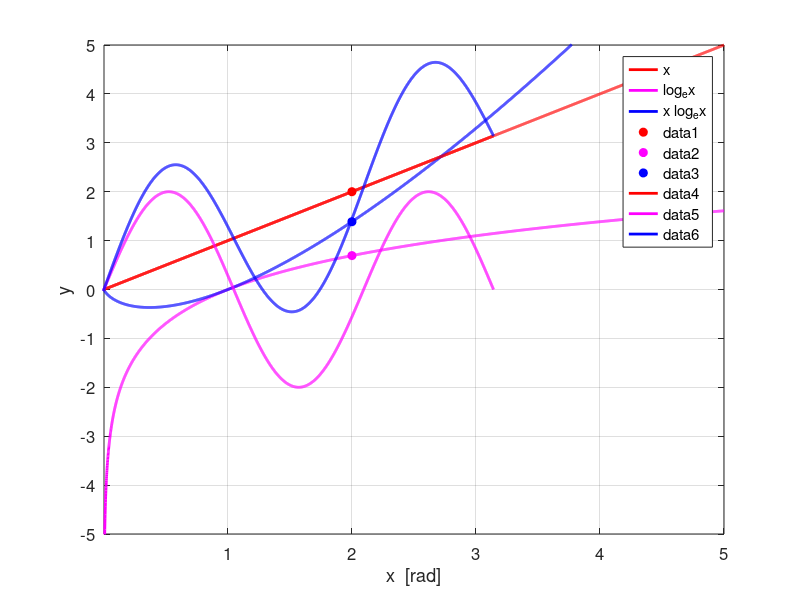

Write MATLAB code to recreate this figure. (Note: this script raises an error after producing the figure.)
% math_4u_03.m


%%
clear all
close all
clc

xMin = 0.001;
xMax= 5;
yMin = -5;
yMax = 5;
N = 5500;

x = linspace(xMin,xMax,N);
y1 = x;
y2 = log(x);
y = y1 .* y2;
figure(1)
   fs = 12; LW = 2;
   set(gcf,'units','normalized','position',[0.1 0.1 0.25 0.4]);
   set(gca,'fontsize',fs);
   
   col = 'b';
   tx = 'x';  ty = 'y'; 
   
   xP = x;   yP = y1; col = 'r';
   plot(xP,yP,col,'lineWidth',LW);
   hold on
   
   yP = y2; col = 'm';
   plot(xP,yP,col,'lineWidth',LW);
     
   yP = y; col = 'b';
   plot(xP,yP,col, 'lineWidth',LW);
   
   xlabel(tx); ylabel(ty);
   
   grid on; box on;
  % axis equal
   set(gca,'yTick',yMin:1:yMax);
   set(gca,'xLim',[xMin xMax]);
   set(gca,'yLim',[yMin yMax]);
   legend('x','log_ex','x log_ex');
   
   col = 'r';
   plot(2,2,'o','MarkerFaceColor',col,'MarkerEdgeColor',col);
   col = 'm';
   plot(2,log(2),'o','MarkerFaceColor',col,'MarkerEdgeColor',col);
   col = 'b';
   plot(2,2*log(2),'o','MarkerFaceColor',col,'MarkerEdgeColor',col);
   
       
  %%   y = x + 2sin(3x)
clear all
close all
clc

xMin = -pi;
xMax= pi;
yMin = -5;
yMax = 5;
N = 5500;

x = linspace(xMin,xMax,N);
y1 = x;
y2 = 2.*sin(3*x);
y = y1 + y2;
figure(1)
   fs = 12; LW = 2;
   set(gcf,'units','normalized','position',[0.1 0.1 0.35 0.35]);
   set(gca,'fontsize',fs);
   
   col = 'b';
   tx = 'x  [rad]';  ty = 'y'; 
   
   xP = x;   yP = y1; col = 'r';
   plot(xP,yP,col,'lineWidth',LW);
   hold on
   
   yP = y2; col = 'm';
   plot(xP,yP,col,'lineWidth',LW);
     
   yP = y; col = 'b';
   plot(xP,yP,col, 'lineWidth',LW);
   
   xlabel(tx); ylabel(ty);
   
   grid on; box on;
  % axis equal
 ax = gca;
  set(gca,'yTick',yMin:1:yMax);
  %set(gca,'xLim',[xMini xMax]);
 % set(gca,'xTick',[xMin/pi :1/6:xMax/pi]);
 
 ax.XTick = [-6*pi/6,-5*pi/6,-4*pi/6,-3*pi/6, -2*pi/6, -pi/6,0,pi/6,2*pi/6,3*pi/6,4*pi/6,5*pi/6,6*pi/6];
 ax.XTickLabel = {'-\pi','','-2\pi/3','','-\pi/3','','0','','\pi/3','','2\pi/3','','\pi'}; 
 %ax.xLim = [-pi, pi];
 %ax.XTickLabel = {'-3\pi','-2\pi','-\pi','0','\pi','2\pi','3\pi'};
 legend('x','2 sin(x)','x + 2 sin(x)');
   
%    col = 'r';
%    plot(2,2,'o','MarkerFaceColor',col,'MarkerEdgeColor',col);
%    col = 'm';
%    plot(2,log(2),'o','MarkerFaceColor',col,'MarkerEdgeColor',col);
%    col = 'b';
%    plot(2,2*log(2),'o','MarkerFaceColor',col,'MarkerEdgeColor',col);
%    
              
  %%   y = | 2sin(3x-3) + x % ===============================================================================================================
clear all
close all
clc

xMin = -pi;
xMax= pi;
yMin = -5;
yMax = 5;
N = 5500;

x = linspace(xMin,xMax,N);
y1 = x;
y2 = 2.*sin(3.*x-3);
y = y1 + y2;
figure(1)
   fs = 12; LW = 2;
   set(gcf,'units','normalized','position',[0.1 0.1 0.35 0.35]);
   set(gca,'fontsize',fs);
   
   col = 'b';
   tx = 'x  [rad]';  ty = 'y'; 
   
   xP = x;   yP = y1; col = 'r';
   plot(xP,yP,col,'lineWidth',LW);
   hold on
   
   yP = y2; col = 'm';
   plot(xP,yP,col,'lineWidth',LW);
     
   yP = abs(y); col = 'b';
   plot(xP,yP,col, 'lineWidth',LW);
   
   xlabel(tx); ylabel(ty);
   
   grid on; box on;
  % axis equal
 ax = gca;
  set(gca,'yTick',yMin:1:yMax);
  %set(gca,'xLim',[xMini xMax]);
 % set(gca,'xTick',[xMin/pi :1/6:xMax/pi]);
 
 %ax.XTick = [-6*pi/6,-5*pi/6,-4*pi/6,-3*pi/6, -2*pi/6, -pi/6,0,pi/6,2*pi/6,3*pi/6,4*pi/6,5*pi/6,6*pi/6];
 %ax.XTickLabel = {'-\pi','','-2\pi/3','','-\pi/3','','0','','\pi/3','','2\pi/3','','\pi'}; 
 %ax.xLim = [-pi, pi];
 %ax.XTickLabel = {'-3\pi','-2\pi','-\pi','0','\pi','2\pi','3\pi'};
 legend('x','2 sin(x)','|x + 2 sin(x)|');
   
%    col = 'r';
%    plot(2,2,'o','MarkerFaceColor',col,'MarkerEdgeColor',col);1+pi/2

%    col = 'm';
%    plot(2,log(2),'o','MarkerFaceColor',col,'MarkerEdgeColor',col);
%    col = 'b';
%    plot(2,2*log(2),'o','MarkerFaceColor',col,'MarkerEdgeColor',col);
%    



    %%   y = x exp(-x) % ===============================================================================================================
clear all
close all
clc

xMin = -1;
xMax= 5;
yMin = -20;
yMax = 30;
N = 5500;

x = linspace(xMin,xMax,N);
y1 = 3.*x;
y2 = exp(3-x);
y = y1 .* y2;
figure(1)
   fs = 12; LW = 2;
   set(gcf,'units','normalized','position',[0.1 0.1 0.35 0.35]);
   set(gca,'fontsize',fs);
   
   col = 'b';
   tx = 'x';  ty = 'y'; 
   
   xP = x;   yP = y1; col = 'r';
   plot(xP,yP,col,'lineWidth',LW);
   hold on
   
   yP = y2; col = 'm';
   plot(xP,yP,col,'lineWidth',LW);
     
   yP = y; col = 'b';
   plot(xP,yP,col, 'lineWidth',LW);
   
   xP = [xMin xMax]; yP = [0 0];
   plot(xP,yP,'k', 'lineWidth',0.5);
   
   yP = [yMin yMax]; xP = [0 0];
   plot(xP,yP,'k', 'lineWidth',0.5);
   
   xlabel(tx); ylabel(ty);
   
   
   grid on; box on;
  % axis equal
 ax = gca;
 % set(gca,'yTick',yMin:1:yMax);
 set(gca,'yLim',[yMin yMax]);
 set(gca,'YMinorGrid','on');
 set(gca,'MinorGridAlpha', 0.5);
 set(gca,'MinorGridLineStyle','-');
 set(gca,'MinorGridColor',[0.8 0.8 0.8]);
 set(gca,'GridColor','k');
 %set(gca,'YMinorGrid','on');
 % set(gca,'xTick',[xMin/pi :1/6:xMax/pi]);
 
 %ax.XTick = [-6*pi/6,-5*pi/6,-4*pi/6,-3*pi/6, -2*pi/6, -pi/6,0,pi/6,2*pi/6,3*pi/6,4*pi/6,5*pi/6,6*pi/6];
 %ax.XTickLabel = {'-\pi','','-2\pi/3','','-\pi/3','','0','','\pi/3','','2\pi/3','','\pi'}; 
 %ax.xLim = [-pi, pi];
 %ax.XTickLabel = {'-3\pi','-2\pi','-\pi','0','\pi','2\pi','3\pi'};
 legend('3x','e^{3-x}','3x * e^{3-x}');
   
%    col = 'r';
%    plot(2,2,'o','MarkerFaceColor',col,'MarkerEdgeColor',col);1+pi/2

%    col = 'm';
%    plot(2,log(2),'o','MarkerFaceColor',col,'MarkerEdgeColor',col);
%    col = 'b';
%    plot(2,2*log(2),'o','MarkerFaceColor',col,'MarkerEdgeColor',col);
%    



    %%   y = x*(x+1)/(x-2)) % ===============================================================================================================
clear all
close all
clc

xMin = 0;
xMax= 20;
yMin = -50;
yMax = 50;
N = 5500;

x = linspace(xMin,xMax,N);
y1 = x.^2 + 10.*x;
y2 = x-2;
y = sqrt(y1 ./ y2);
figure(1)
   fs = 12; LW = 2;
   set(gcf,'units','normalized','position',[0.1 0.1 0.35 0.35]);
   set(gca,'fontsize',fs);
   
   col = 'b';
   tx = 'x';  ty = 'y'; 
   
   xP = x;   yP = y1; col = 'r';
   plot(xP,yP,col,'lineWidth',LW);
   hold on
   
   yP = y2; col = 'm';
   plot(xP,yP,col,'lineWidth',LW);
     
   yP = y; col = 'b';
   plot(xP,yP,col, 'lineWidth',LW);
   
   xP = [xMin xMax]; yP = [0 0];
   plot(xP,yP,'k', 'lineWidth',0.5);
   
   yP = [yMin yMax]; xP = [0 0];
   plot(xP,yP,'k', 'lineWidth',0.5);
   
   xlabel(tx); ylabel(ty);
   
   
   grid on; box on;
  % axis equal
 ax = gca;
 % set(gca,'yTick',yMin:1:yMax);
 set(gca,'yLim',[yMin yMax]);
 set(gca,'YMinorGrid','on');
 set(gca,'MinorGridAlpha', 0.5);
 set(gca,'MinorGridLineStyle','-');
 set(gca,'MinorGridColor',[0.8 0.8 0.8]);
 set(gca,'GridColor','k');
 %set(gca,'YMinorGrid','on');
% set(gca,'xTick',xMin:1:xMax);
 
 %ax.XTick = [-6*pi/6,-5*pi/6,-4*pi/6,-3*pi/6, -2*pi/6, -pi/6,0,pi/6,2*pi/6,3*pi/6,4*pi/6,5*pi/6,6*pi/6];
 %ax.XTickLabel = {'-\pi','','-2\pi/3','','-\pi/3','','0','','\pi/3','','2\pi/3','','\pi'}; 
 %ax.xLim = [-pi, pi];
 %ax.XTickLabel = {'-3\pi','-2\pi','-\pi','0','\pi','2\pi','3\pi'};
 legend('x^2 + 10 x','x - 2','(x^2 + 10 x) / (x - 2)');
   
    %%   y = x*(x+1)/(x-2)) % ===============================================================================================================
clear all
close all
clc

xMin = 0;
xMax= 20;
yMin = -50;
yMax = 50;
N = 5500;

x = linspace(xMin,xMax,N);
y1 = x.^2 + 10.*x;
y2 = x-2;
y = sqrt(y1 ./ y2);
figure(1)
   fs = 12; LW = 2;
   set(gcf,'units','normalized','position',[0.1 0.1 0.35 0.35]);
   set(gca,'fontsize',fs);
   
   col = 'b';
   tx = 'x';  ty = 'y'; 
   
   xP = x;   yP = y1; col = 'r';
   plot(xP,yP,col,'lineWidth',LW);
   hold on
   
   yP = y2; col = 'm';
   plot(xP,yP,col,'lineWidth',LW);
     
   yP = y; col = 'b';
   plot(xP,yP,col, 'lineWidth',LW);
   
   xP = [xMin xMax]; yP = [0 0];
   plot(xP,yP,'k', 'lineWidth',0.5);
   
   yP = [yMin yMax]; xP = [0 0];
   plot(xP,yP,'k', 'lineWidth',0.5);
   
   xlabel(tx); ylabel(ty);
   
   
   grid on; box on;
  % axis equal
 ax = gca;
 % set(gca,'yTick',yMin:1:yMax);
 set(gca,'yLim',[yMin yMax]);
 set(gca,'YMinorGrid','on');
 set(gca,'MinorGridAlpha', 0.5);
 set(gca,'MinorGridLineStyle','-');
 set(gca,'MinorGridColor',[0.8 0.8 0.8]);
 set(gca,'GridColor','k');
 %set(gca,'YMinorGrid','on');
% set(gca,'xTick',xMin:1:xMax);
 
 %ax.XTick = [-6*pi/6,-5*pi/6,-4*pi/6,-3*pi/6, -2*pi/6, -pi/6,0,pi/6,2*pi/6,3*pi/6,4*pi/6,5*pi/6,6*pi/6];
 %ax.XTickLabel = {'-\pi','','-2\pi/3','','-\pi/3','','0','','\pi/3','','2\pi/3','','\pi'}; 
 %ax.xLim = [-pi, pi];
 %ax.XTickLabel = {'-3\pi','-2\pi','-\pi','0','\pi','2\pi','3\pi'};
 legend('x^2 + 10 x','x - 2','(x^2 + 10 x) / (x - 2)');
   
    %%   |x-3| + |x-5| = 10 % ===============================================================================================================
clear all
close all
clc

xMin = -5;
xMax= 15;
yMin = -5;
yMax = 20;
N = 5500;

x = linspace(xMin,xMax,N);
y1 = abs(x-3);
y2 = abs(x-5);
y12 = y1+y2;

figure(1)
   fs = 12; LW = 1;
   set(gcf,'units','normalized','position',[0.1 0.1 0.35 0.35]);
   set(gca,'fontsize',fs);
   
   col = 'b';
   tx = 'x';  ty = 'y'; 
   
   xP = x;   yP = y1; col = 'r';
   plot(xP,yP,col,'lineWidth',LW);
   hold on
   
   yP = y2; col = 'm';
   plot(xP,yP,col,'lineWidth',LW);
     
   LW = 2;
   yP = y12; col = 'b';
   plot(xP,yP,col, 'lineWidth',LW);
%   
    LW = 1;
    xP = [xMin xMax]; yP = [10 10];
    plot(xP,yP,'k', 'lineWidth',LW);
%    
%    yP = [yMin yMax]; xP = [0 0];
%    plot(xP,yP,'k', 'lineWidth',0.5);
%    
    xlabel(tx); ylabel(ty);
%    
   
   grid on; box on;
  % axis equal
% ax = gca;
 % set(gca,'yTick',yMin:1:yMax);
  set(gca,'yLim',[yMin yMax]);
%  set(gca,'YMinorGrid','on');
%  set(gca,'MinorGridAlpha', 0.5);
%  set(gca,'MinorGridLineStyle','-');
%  set(gca,'MinorGridColor',[0.8 0.8 0.8]);
%  set(gca,'GridColor','k');
 %set(gca,'YMinorGrid','on');
set(gca,'xTick',xMin:5:xMax);
 
 %ax.XTick = [-6*pi/6,-5*pi/6,-4*pi/6,-3*pi/6, -2*pi/6, -pi/6,0,pi/6,2*pi/6,3*pi/6,4*pi/6,5*pi/6,6*pi/6];
 %ax.XTickLabel = {'-\pi','','-2\pi/3','','-\pi/3','','0','','\pi/3','','2\pi/3','','\pi'}; 
 %ax.xLim = [-pi, pi];
 %ax.XTickLabel = {'-3\pi','-2\pi','-\pi','0','\pi','2\pi','3\pi'};
legend('|x-3|','|x - 5|','|x-3|+|x-5|', 'y = 10');
   

    %%   ellipse ===============================================================================================================
clear all
close all
clc

a = 5;
b = 3;
tMin = 0;
tMax= 2*pi;

xMax = 10; xMin = - xMax;
yMax = 10; yMin = -yMax;

N = 5500;

t = linspace(tMin,tMax,N);
x = a .* cos(t);
y = b.* sin(t);

xP = 4;
yP = sqrt(b^2 - (b/a)^2 .* xP^2);

x1 = linspace(xMin,xMax,N);
M1 = -(b/a)^2 * (xP/yP);
B1 = yP + (b/a)^2 * (xP^2/yP);

y1 = M1 .* x1 + B1;

M2 = -1/M1;
B2 = yP - M2 * xP;

y2 = M2.* x1 + B2;

figure(1)
   fs = 12; LW = 1;
   set(gcf,'units','normalized','position',[0.1 0.1 0.35 0.35]);
   set(gca,'fontsize',fs);
   
   col = 'b';
   tx = 'x';  ty = 'y'; 
   
   X = x;   Y = y; col = 'b';
   plot(X,Y,col,'lineWidth',LW);
   hold on
   
   X = x1; Y = y1; col = 'r';
   plot(X,Y,col,'lineWidth',LW);
   
   X = x1; Y = y2; col = 'm';
   plot(X,Y,col,'lineWidth',LW);
%      
%    LW = 2;
%    yP = y12; col = 'b';
%    plot(xP,yP,col, 'lineWidth',LW);
% %   
%     LW = 1;
%     xP = [xMin xMax]; yP = [10 10];
%     plot(xP,yP,'k', 'lineWidth',LW);
%    
%    yP = [yMin yMax]; xP = [0 0];
%    plot(xP,yP,'k', 'lineWidth',0.5);
%    
  xlabel(tx); ylabel(ty);
%    
   
   grid on; box on;
  % axis equal
% ax = gca;
  set(gca,'xLim',[xMin xMax]);
  set(gca,'yLim',[yMin yMax]);
  axis equal
%  set(gca,'YMinorGrid','on');
%  set(gca,'MinorGridAlpha', 0.5);
%  set(gca,'MinorGridLineStyle','-');
%  set(gca,'MinorGridColor',[0.8 0.8 0.8]);
%  set(gca,'GridColor','k');
 %set(gca,'YMinorGrid','on');
%set(gca,'xTick',xMin:5:xMax);
 
 %ax.XTick = [-6*pi/6,-5*pi/6,-4*pi/6,-3*pi/6, -2*pi/6, -pi/6,0,pi/6,2*pi/6,3*pi/6,4*pi/6,5*pi/6,6*pi/6];
 %ax.XTickLabel = {'-\pi','','-2\pi/3','','-\pi/3','','0','','\pi/3','','2\pi/3','','\pi'}; 
 %ax.xLim = [-pi, pi];
 %ax.XTickLabel = {'-3\pi','-2\pi','-\pi','0','\pi','2\pi','3\pi'};
%legend('|x-3|','|x - 5|','|x-3|+|x-5|', 'y = 10');
   
set(gca,'xLim',[xMin xMax]);
set(gca,'yLim',[yMin yMax]);

%%
clear all
close all
clc

p = 3/10; q = 7/10; n = 10;


for c = 1:10
  k = c-1;
  x(c) = k;
  P(c) = nchoosek(n,k) .* p.^k .* q.^(n-k);
end;

figure(1)
bar(x,P)
xlabel('# black balls' );
ylabel('Prob');

%%
clear all
close all
clc


n1 = 8
k1 = 3
n2 = 15
k2= 0

c1 = nchoosek(n1,k1)
c2 = nchoosek(n2,k2)

c1
c2

c = c1*c2






      
